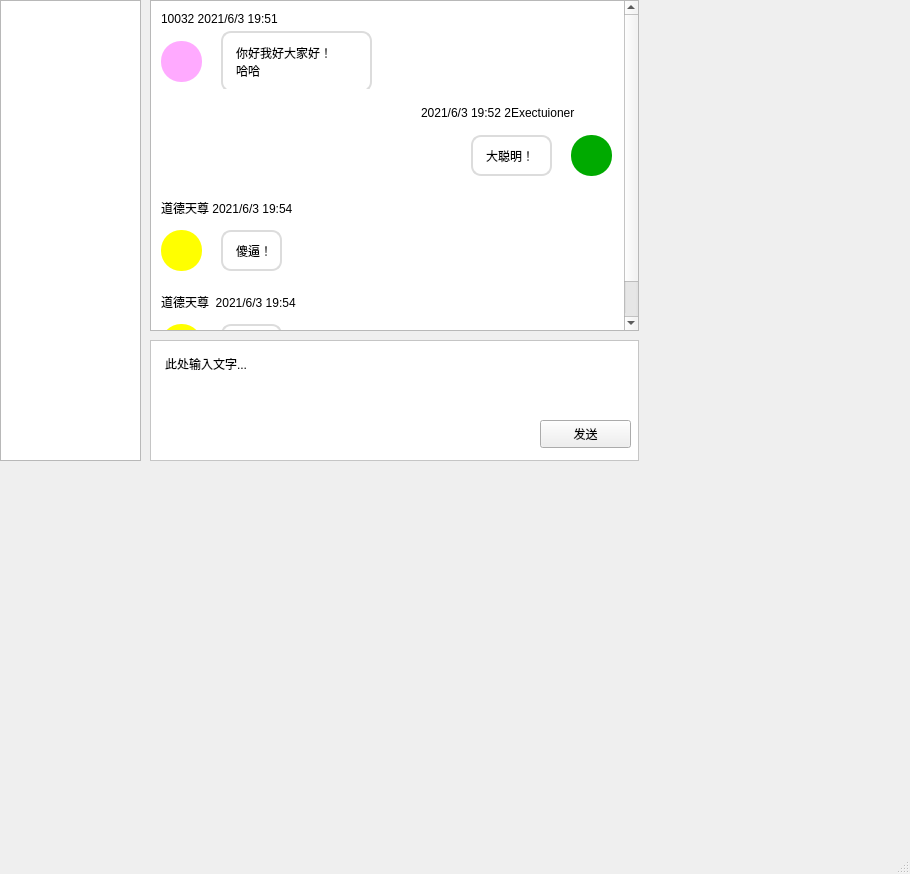
<?xml version="1.0" encoding="UTF-8"?>
<ui version="4.0">
 <class>MainWindow</class>
 <widget class="QMainWindow" name="MainWindow">
  <property name="geometry">
   <rect>
    <x>0</x>
    <y>0</y>
    <width>910</width>
    <height>874</height>
   </rect>
  </property>
  <property name="windowTitle">
   <string>MainWindow</string>
  </property>
  <widget class="QWidget" name="centralwidget">
   <widget class="QWidget" name="mainWidget" native="true">
    <property name="geometry">
     <rect>
      <x>0</x>
      <y>0</y>
      <width>641</width>
      <height>461</height>
     </rect>
    </property>
    <widget class="QWidget" name="rightWidget" native="true">
     <property name="geometry">
      <rect>
       <x>150</x>
       <y>0</y>
       <width>491</width>
       <height>461</height>
      </rect>
     </property>
     <widget class="QScrollArea" name="scrollArea">
      <property name="geometry">
       <rect>
        <x>0</x>
        <y>0</y>
        <width>489</width>
        <height>331</height>
       </rect>
      </property>
      <property name="styleSheet">
       <string notr="true">#scrollWidget{
	background-color: rgb(255, 255, 255);

}</string>
      </property>
      <property name="widgetResizable">
       <bool>true</bool>
      </property>
      <widget class="QWidget" name="scrollWidget">
       <property name="geometry">
        <rect>
         <x>0</x>
         <y>-42</y>
         <width>468</width>
         <height>371</height>
        </rect>
       </property>
       <property name="minimumSize">
        <size>
         <width>400</width>
         <height>371</height>
        </size>
       </property>
       <widget class="QWidget" name="verticalLayoutWidget">
        <property name="geometry">
         <rect>
          <x>0</x>
          <y>0</y>
          <width>471</width>
          <height>371</height>
         </rect>
        </property>
        <layout class="QVBoxLayout" name="verticalLayout">
         <property name="sizeConstraint">
          <enum>QLayout::SetNoConstraint</enum>
         </property>
         <item>
          <widget class="QWidget" name="widget" native="true">
           <widget class="QLabel" name="label">
            <property name="geometry">
             <rect>
              <x>70</x>
              <y>30</y>
              <width>151</width>
              <height>61</height>
             </rect>
            </property>
            <property name="styleSheet">
             <string notr="true">background-color: rgb(255, 255, 255);
border-radius: 10px;
padding: 10px;
border: 2px solid gainsboro;</string>
            </property>
            <property name="text">
             <string>你好我好大家好！
哈哈</string>
            </property>
           </widget>
           <widget class="QLabel" name="label_2">
            <property name="geometry">
             <rect>
              <x>10</x>
              <y>40</y>
              <width>41</width>
              <height>41</height>
             </rect>
            </property>
            <property name="styleSheet">
             <string notr="true">background-color: rgb(255, 170, 255);
border-radius: 20px</string>
            </property>
            <property name="text">
             <string/>
            </property>
           </widget>
           <widget class="QLabel" name="sendDateTimeLab">
            <property name="geometry">
             <rect>
              <x>10</x>
              <y>10</y>
              <width>167</width>
              <height>15</height>
             </rect>
            </property>
            <property name="styleSheet">
             <string notr="true"/>
            </property>
            <property name="text">
             <string>10032 2021/6/3 19:51</string>
            </property>
           </widget>
          </widget>
         </item>
         <item>
          <widget class="QWidget" name="sendWidget" native="true">
           <property name="layoutDirection">
            <enum>Qt::RightToLeft</enum>
           </property>
           <property name="styleSheet">
            <string notr="true">text-align: right;
</string>
           </property>
           <widget class="QLabel" name="label_3">
            <property name="geometry">
             <rect>
              <x>320</x>
              <y>40</y>
              <width>81</width>
              <height>41</height>
             </rect>
            </property>
            <property name="styleSheet">
             <string notr="true">background-color: rgb(255, 255, 255);
border-radius: 10px;
padding: 10px;
border: 2px solid gainsboro;</string>
            </property>
            <property name="text">
             <string>大聪明！</string>
            </property>
           </widget>
           <widget class="QLabel" name="label_4">
            <property name="geometry">
             <rect>
              <x>420</x>
              <y>40</y>
              <width>41</width>
              <height>41</height>
             </rect>
            </property>
            <property name="styleSheet">
             <string notr="true">background-color: rgb(0, 170, 0);
border-radius: 20px</string>
            </property>
            <property name="text">
             <string/>
            </property>
           </widget>
           <widget class="QLabel" name="sendDateTimeLab_2">
            <property name="geometry">
             <rect>
              <x>270</x>
              <y>10</y>
              <width>191</width>
              <height>16</height>
             </rect>
            </property>
            <property name="styleSheet">
             <string notr="true"/>
            </property>
            <property name="text">
             <string>2021/6/3 19:52 2Exectuioner </string>
            </property>
           </widget>
          </widget>
         </item>
         <item>
          <widget class="QWidget" name="widget_2" native="true">
           <property name="styleSheet">
            <string notr="true"/>
           </property>
           <widget class="QLabel" name="label_5">
            <property name="geometry">
             <rect>
              <x>70</x>
              <y>40</y>
              <width>61</width>
              <height>41</height>
             </rect>
            </property>
            <property name="styleSheet">
             <string notr="true">background-color: rgb(255, 255, 255);
border-radius: 10px;
padding: 10px;
border: 2px solid gainsboro;</string>
            </property>
            <property name="text">
             <string>傻逼！</string>
            </property>
           </widget>
           <widget class="QLabel" name="label_6">
            <property name="geometry">
             <rect>
              <x>10</x>
              <y>40</y>
              <width>41</width>
              <height>41</height>
             </rect>
            </property>
            <property name="styleSheet">
             <string notr="true">background-color: rgb(255, 255, 0);
border-radius: 20px</string>
            </property>
            <property name="text">
             <string/>
            </property>
           </widget>
           <widget class="QLabel" name="sendDateTimeLab_3">
            <property name="geometry">
             <rect>
              <x>10</x>
              <y>10</y>
              <width>187</width>
              <height>15</height>
             </rect>
            </property>
            <property name="styleSheet">
             <string notr="true"/>
            </property>
            <property name="text">
             <string>道德天尊 2021/6/3 19:54</string>
            </property>
           </widget>
          </widget>
         </item>
         <item>
          <widget class="QWidget" name="widget_3" native="true">
           <widget class="QLabel" name="label_7">
            <property name="geometry">
             <rect>
              <x>70</x>
              <y>40</y>
              <width>61</width>
              <height>41</height>
             </rect>
            </property>
            <property name="styleSheet">
             <string notr="true">background-color: rgb(255, 255, 255);
border-radius: 10px;
padding: 10px;
border: 2px solid gainsboro;</string>
            </property>
            <property name="text">
             <string>傻逼！</string>
            </property>
           </widget>
           <widget class="QLabel" name="label_8">
            <property name="geometry">
             <rect>
              <x>10</x>
              <y>40</y>
              <width>41</width>
              <height>41</height>
             </rect>
            </property>
            <property name="styleSheet">
             <string notr="true">background-color: rgb(255, 255, 0);
border-radius: 20px</string>
            </property>
            <property name="text">
             <string/>
            </property>
           </widget>
           <widget class="QLabel" name="sendDateTimeLab_4">
            <property name="geometry">
             <rect>
              <x>10</x>
              <y>10</y>
              <width>187</width>
              <height>15</height>
             </rect>
            </property>
            <property name="text">
             <string>道德天尊  2021/6/3 19:54</string>
            </property>
           </widget>
          </widget>
         </item>
        </layout>
       </widget>
      </widget>
     </widget>
     <widget class="QWidget" name="msgWidget" native="true">
      <property name="geometry">
       <rect>
        <x>0</x>
        <y>340</y>
        <width>491</width>
        <height>121</height>
       </rect>
      </property>
      <widget class="QTextEdit" name="textEdit">
       <property name="enabled">
        <bool>true</bool>
       </property>
       <property name="geometry">
        <rect>
         <x>0</x>
         <y>0</y>
         <width>489</width>
         <height>121</height>
        </rect>
       </property>
       <property name="maximumSize">
        <size>
         <width>16777215</width>
         <height>16777215</height>
        </size>
       </property>
       <property name="styleSheet">
        <string notr="true">padding: 10px;
background-color: rgb(255, 255, 255);</string>
       </property>
       <property name="html">
        <string>&lt;!DOCTYPE HTML PUBLIC &quot;-//W3C//DTD HTML 4.0//EN&quot; &quot;http://www.w3.org/TR/REC-html40/strict.dtd&quot;&gt;
&lt;html&gt;&lt;head&gt;&lt;meta name=&quot;qrichtext&quot; content=&quot;1&quot; /&gt;&lt;style type=&quot;text/css&quot;&gt;
p, li { white-space: pre-wrap; }
&lt;/style&gt;&lt;/head&gt;&lt;body style=&quot; font-family:'SimSun'; font-size:9.16364pt; font-weight:400; font-style:normal;&quot;&gt;
&lt;p style=&quot; margin-top:0px; margin-bottom:0px; margin-left:0px; margin-right:0px; -qt-block-indent:0; text-indent:0px;&quot;&gt;&lt;span style=&quot; font-size:9pt;&quot;&gt;此处输入文字...&lt;/span&gt;&lt;/p&gt;&lt;/body&gt;&lt;/html&gt;</string>
       </property>
      </widget>
      <widget class="QPushButton" name="pushBtn">
       <property name="geometry">
        <rect>
         <x>390</x>
         <y>80</y>
         <width>91</width>
         <height>28</height>
        </rect>
       </property>
       <property name="text">
        <string>发送</string>
       </property>
      </widget>
     </widget>
    </widget>
    <widget class="QWidget" name="leftWidget" native="true">
     <property name="geometry">
      <rect>
       <x>0</x>
       <y>0</y>
       <width>141</width>
       <height>461</height>
      </rect>
     </property>
     <widget class="QListWidget" name="groupList">
      <property name="geometry">
       <rect>
        <x>0</x>
        <y>0</y>
        <width>141</width>
        <height>461</height>
       </rect>
      </property>
     </widget>
    </widget>
   </widget>
  </widget>
  <widget class="QMenuBar" name="menubar">
   <property name="geometry">
    <rect>
     <x>0</x>
     <y>0</y>
     <width>910</width>
     <height>26</height>
    </rect>
   </property>
  </widget>
  <widget class="QStatusBar" name="statusbar"/>
 </widget>
 <resources>
  <include location="test.qrc"/>
 </resources>
 <connections/>
</ui>
